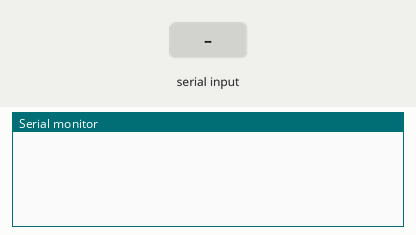
Simulated run of this sketch. Board: Arduino Uno, built with avr-gcc and run on an emulated ATmega328P. Shown: the last lines printed to the serial monitor. Inputs (shaded band) come from the test bench.

Above: at 1.2 s.
1.3 s: "90,45\n" received over Serial
At 2.5 s:
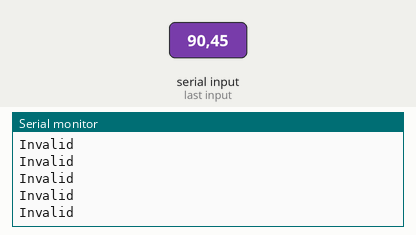
2.8 s: "30,150\n" received over Serial
4.3 s: "2\n" received over Serial
At 5.3 s:
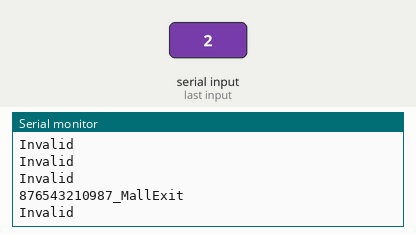

Measured:
- after the input at 1.3 s, the serial monitor: prints a new line at once (image 1)
- after the input at 4.3 s, the serial monitor: prints a new line at once (image 2)

The sketch:

Simulation_Serial_Input_Output.ino
```cpp
int ledPin = 13;

void setup() {
	Serial.begin(9600);
}

void loop() {
	while (Serial.available() == 0);
	int input = Serial.read() - '0';
	if (input == 1) {
		Serial.println("123456781234_MallStoreA");
		digitalWrite(ledPin, HIGH);
		digitalWrite(ledPin, LOW);
	} else if (input == 2) {
		Serial.println("876543210987_MallExit");
		digitalWrite(ledPin, HIGH);
		digitalWrite(ledPin, LOW);
	} else if (input == 3) {
		Serial.println("198765431234_MallStoreB");
		digitalWrite(ledPin, HIGH);
		digitalWrite(ledPin, LOW);
	} else {
		Serial.println("Invalid");
	}
}
```
